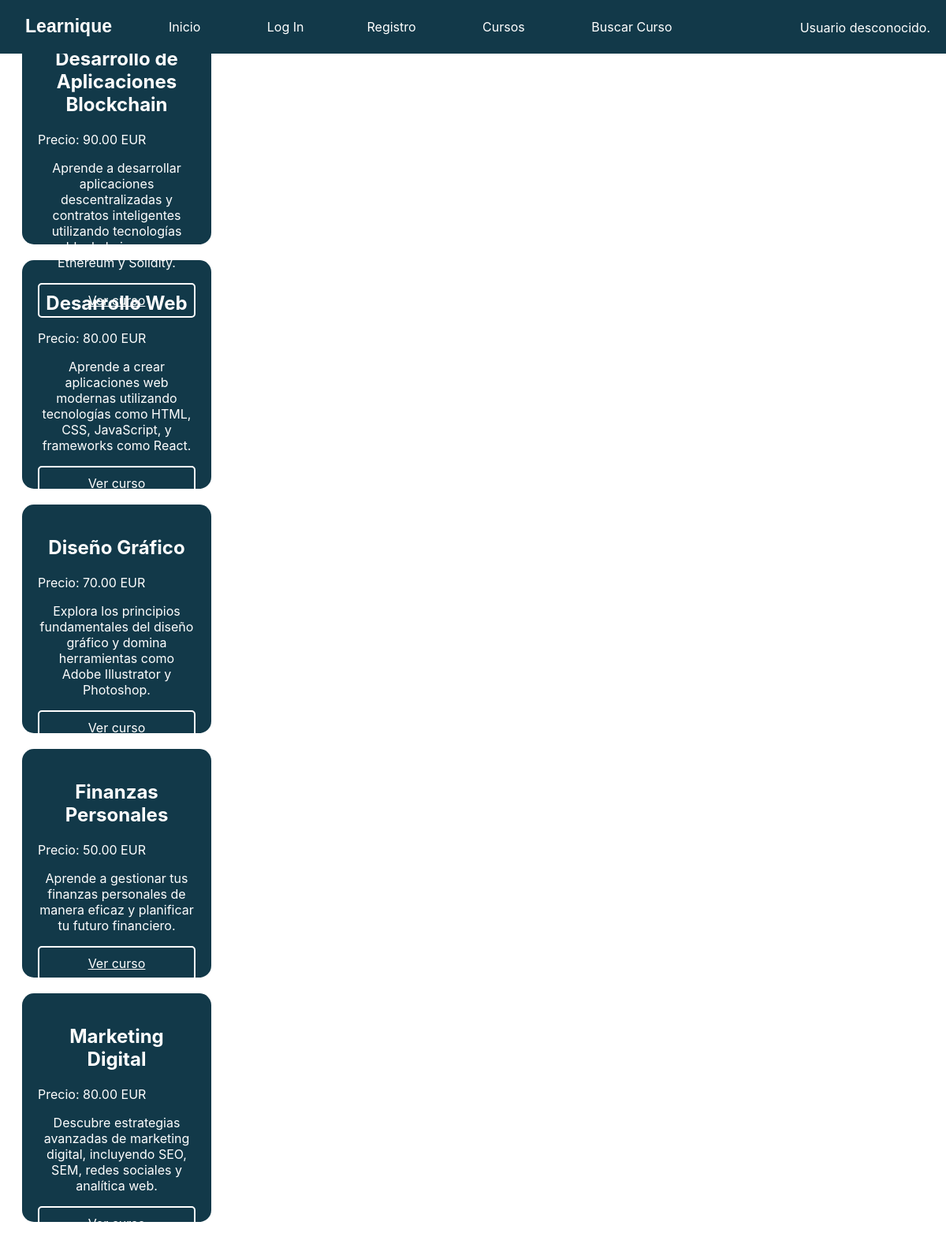
/cursos.php, run on an earlier commit of the app's database.
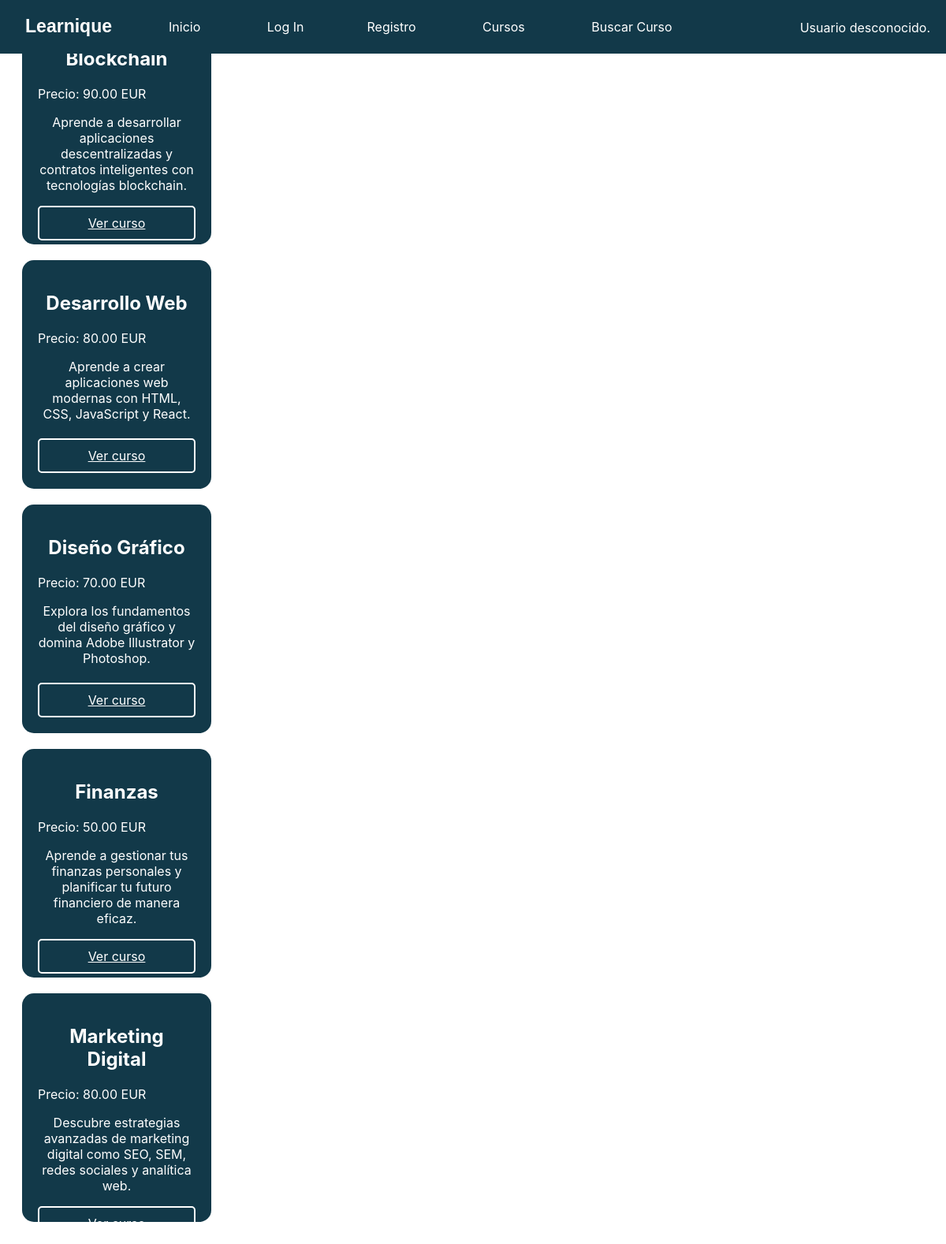
And on a later commit of the database.
### tables this page shows
CREATE TABLE IF NOT EXISTS Curso (
    nombre_curso VARCHAR(100),
    descripcion TEXT NOT NULL,
    profesor_id INT,
    fecha_creacion TIMESTAMP NOT NULL,
    duracion VARCHAR(50) NOT NULL,
    nivel_dificultad ENUM('Principiante', 'Intermedio', 'Avanzado') NOT NULL,
    categoria VARCHAR(100) NOT NULL,
    requisitos_previos TEXT,
    precio DECIMAL(10, 2),
    estado_curso ENUM('Activo', 'Inactivo', 'En desarrollo') NOT NULL,
    PRIMARY KEY (nombre_curso),
    FOREIGN KEY (profesor_id) REFERENCES Profesor(id)
);

### cursos.php (called while the page is built, shortened)
<?php
require_once __DIR__.'/includes/Curso.php';
require_once __DIR__.'/includes/config.php';
$conn = Aplicacion::getInstance()->getConexionBd();
$query = "SELECT * FROM Curso";
$result = $conn->query($query);
if ($result && $result->num_rows > 0) {
    $contenidoPrincipal = <<<EOS
    <div id="contenedor-cursos">
    EOS;
    while ($row = $result->fetch_assoc()) {
        $curso = new Curso(
            $row['nombre_curso'],
            $row['precio'],
            $row['descripcion'],
            $row['duracion'],
            $row['categoria'],
            $row['nivel_dificultad']
        );
        $contenidoPrincipal .= $curso->toBox();
    }
    $contenidoPrincipal .= '</div>';
} else {
    $contenidoPrincipal = '<p>No hay cursos disponibles en este momento.</p>';
}
include 'includes/vistas/plantillas/plantilla.php';
?>

### includes/config.php (called while the page is built, shortened)
<?php
spl_autoload_register(function ($class_name) {
    $prefix = 'es\\ucm\\fdi\\aw\\';
    $base_dir = __DIR__.'/';
    $len = strlen($prefix);
    $relative_class = substr($class_name, $len);
    $file = $base_dir . str_replace('\\', '/', $relative_class) . '.php';
});

### includes/Curso.php (the view, shortened to what this page needs)
<?php
class Curso {
    private $precio;
    private $nombre_curso;
    private $descripcion;
    public function __construct($nombre, $precio, $descripcion, $duracion, $categoria, $nivel_dificultad) {
        $this->nombre_curso = $nombre;
        $this->precio = $precio;
        $this->descripcion = $descripcion;
    }
    public function getNombre() {
        return $this->nombre_curso;
    }
    public function getPrecio() {
        return $this->precio;
    }
    public function getDescripcion() {
        return $this->descripcion;
    }
    public function toBox() {
        $nombre = htmlspecialchars($this->getNombre());
        $precio = htmlspecialchars($this->getPrecio());
        $descripcion = htmlspecialchars($this->getDescripcion());
        echo "<div class='box-cursos'>";
        echo "<h2 class='nombre-cursos'>$nombre</h2>";
        echo "<div class='precio-cursos'>Precio: $precio EUR</div>";
        echo "<p class='descripcion-cursos'>$descripcion</p>";
        echo "<a href='curso.php?nombre_curso=$nombre' class='button-cursos'>Ver curso</a>";
        echo "</div>";
    }
}

### includes/vistas/plantillas/plantilla.php (shortened to what this page needs)
<!DOCTYPE html>
<html lang='es'>
<head>
	<link rel="stylesheet" href="<?= RUTA_CSS ?>/style.css">
</head>
<body>
<div id="contenedor">
<?php
require "includes/vistas/comun/topbar.php";
?>
</div>
</body>
</html>

### includes/vistas/comun/topbar.php (shortened to what this page needs)
<header class="topbar">
    <div class="topbar-name">
        <a href="#" class="topbar-name">Learnique</a>
    </div>
    <div class="topbar-items">
        <a href="index.php" class="topbar-item">Inicio</a>
        <?php
        if (!isset($_SESSION["login"]) || $_SESSION["login"] !== true) {
            echo "<a href='login.php' class='topbar-item'>Log In</a>";
            echo "<a href='registro.php' class='topbar-item'>Registro</a>";
        }
        ?>
        <a href="cursos.php" class="topbar-item">Cursos</a>
        <a href="buscar_cursos.php" class="topbar-item">Buscar Curso</a>
    </div>
    <?php
    if (!function_exists('mostrarSaludo')) {
        function mostrarSaludo() {
            $saludos = [
                es\ucm\fdi\aw\Usuario::ADMIN_ROLE => "Administrador",
                es\ucm\fdi\aw\Usuario::ESTUDIANTE_ROLE => "Estudiante",
                es\ucm\fdi\aw\Usuario::PROFESOR_ROLE => "Profesor"
            ];
            if (isset($_SESSION['login']) && ($_SESSION['login'] === true)) {
                $tipo_usuario = $_SESSION['tipo_usuario'];
                $nombre = $_SESSION['nombre'];
                $saludo = $saludos[$tipo_usuario] ?? "Usuario desconocido";
                return "Bienvenido, $saludo $nombre <a href='logout.php' class='salir-topbar'>(salir)</a>";
            } else {
                return "Usuario desconocido.";
            }
        }
    }
    ?>
    <div class="saludo-topbar"><?= mostrarSaludo(); ?></div>
</header>

### CSS/style.css (style rules this page uses)
html { font-family: 'Inter', Arial, sans-serif; background-color: white; padding: 0; color: #123949; }
.topbar { background-color: #123949; overflow: hidden; display: flex; width: 100vw; left: 0; right: 0; top: 0; position:fixed; }
.topbar-item { display:inline-grid; color: white; text-align: center; padding: 24px 40px; text-decoration: none; }
.topbar-name { float: left; display: block; color: white; text-align: center; padding: 10px 16px; text-decoration: none; font-family: sans-serif; font-weight: bolder; font-size:larger; text-align: center; }
.saludo-topbar { color: white; margin-left: auto; margin-right: 20px; text-align: right; margin-top: 25px; }
p { font-size: large; }
h2 { font-size: 3em; }
.box-cursos { background-color: #123949; color: white; width: 200px; height: 250px; padding: 20px; margin: 20px; border-radius: 15px; flex: 0 0 auto; text-align: center; display: flex; flex-direction: column; justify-content: space-between; }
.nombre-cursos { font-size: 1.5rem; }
.precio-cursos { text-align: left; }
.descripcion-cursos { font-size: 1rem; text-align: center; }
.button-cursos { color: white; margin-top: auto; display: inline-block; padding: 10px; border: 2px solid white; border-radius: 5px; transition: all 0.3s ease; }

What changed in the data, as far as the page shows it:
removed curso: nombre_curso "Desarrollo de Aplicaciones Blockchain", precio "90.00", descripcion "Aprende a desarrollar aplicaciones descentralizadas y contratos inteligentes utilizando tecnologías blockchain como Ethereum y Solidity."
removed curso: nombre_curso "Finanzas Personales", precio "50.00", descripcion "Aprende a gestionar tus finanzas personales de manera eficaz y planificar tu futuro financiero."
added curso: nombre_curso "Blockchain", precio "90.00", descripcion "Aprende a desarrollar aplicaciones descentralizadas y contratos inteligentes con tecnologías blockchain."
changed curso "Desarrollo Web": descripcion "Aprende a crear aplicaciones web modernas utilizando tecnologías como HTML, CSS, JavaScript, y frameworks como React." → "Aprende a crear aplicaciones web modernas con HTML, CSS, JavaScript y React."
changed curso "Diseño Gráfico": descripcion "Explora los principios fundamentales del diseño gráfico y domina herramientas como Adobe Illustrator y Photoshop." → "Explora los fundamentos del diseño gráfico y domina Adobe Illustrator y Photoshop."
added curso: nombre_curso "Finanzas", precio "50.00", descripcion "Aprende a gestionar tus finanzas personales y planificar tu futuro financiero de manera eficaz."
changed curso "Marketing Digital": descripcion "Descubre estrategias avanzadas de marketing digital, incluyendo SEO, SEM, redes sociales y analítica web." → "Descubre estrategias avanzadas de marketing digital como SEO, SEM, redes sociales y analítica web."
